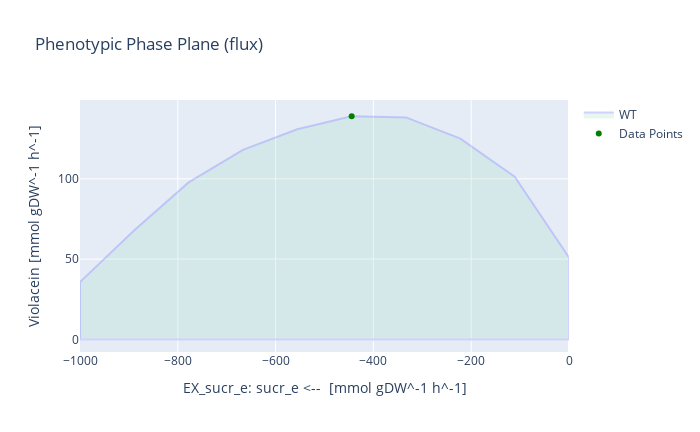

Notebook source saved alongside this figure:
### Code cell
# With sucrose as substrate
medium = model_LB_vio_fad.medium
with model_LB_vio_fad:
    medium['EX_glc__D_e'] = 0
    medium['EX_sucr_e'] = 1000
    model_LB_vio_fad.medium = medium
    model_LB_vio_fad.objective = model_LB_vio_fad.reactions.Growth
    growth_rate = model_LB_vio_fad.optimize().objective_value
    model_LB_vio_fad.objective = model_LB_vio_fad.reactions.Violacein
    violacein_production = model_LB_vio_fad.optimize().objective_value
    violacein_sucr_yield = violacein_production / (-1*model_LB_vio_fad.reactions.EX_sucr_e.flux)
    
    print('Growth rate for V. natriegens [h^-1]:', growth_rate)
    print('Max. violacein production [mmol gDW^-1 h^-1]:', violacein_production)
    print('Theoretical maximum yield [mmol_vio / mmol_sucr]:', violacein_sucr_yield)
    
    model_LB_vio_fad.reactions.EX_sucr_e.bounds = -1000,0
    result = phenotypic_phase_plane(model_LB_vio_fad, 
                                variables=[model_LB_vio_fad.reactions.EX_sucr_e],
                                objective=model_LB_vio_fad.reactions.Violacein,
                                points=10)
    x = result.data_frame.EX_sucr_e[result.data_frame.objective_upper_bound.idxmax()]
    y = result.data_frame.objective_upper_bound[result.data_frame.objective_upper_bound.idxmax()]
    result.plot(plotter, points=[(x,y)], points_colors=["green"])
    print("The optimal sucrose uptake for Violacein flux is:", result.data_frame.EX_sucr_e[result.data_frame.objective_upper_bound.idxmax()])

### Figure 1 — Plotly figure (JSON) as saved in the notebook; plotly's stock layout.template omitted (floating-point values rounded to 4 significant figures)
{"data": [{"fill": "toself", "fillcolor": "#B3E2CD", "hoverinfo": "none", "marker": {"line": {"color": "#B3E2CD"}, "opacity": 0.3}, "mode": "lines", "name": "WT", "opacity": 0.3, "type": "scatter", "x": [-1000, -888.9, -777.8, -666.7, -555.6, -444.4, -333.3, -222.2, -111.1, 0, 0, -111.1, -222.2, -333.3, -444.4, -555.6, -666.7, -777.8, -888.9, -1000, -1000, -1000], "y": [0, -4.157e-13, 6.269e-14, 5.292e-14, 0, -2.274e-13, 8.903e-14, 2.188e-12, -1.137e-13, 4.134e-14, 51.03, 101.3, 125.0, 138.2, 138.9, 130.9, 118.0, 97.76, 67.92, 35.73, 0, 35.73]}, {"marker": {"color": ["green"]}, "mode": "markers", "name": "Data Points", "type": "scatter", "x": [-444.4], "y": [138.9]}], "layout": {"height": 432, "title": {"text": "Phenotypic Phase Plane (flux)"}, "width": 700, "xaxis": {"autorange": true, "range": [-1000, 0], "title": {"text": "EX_sucr_e: sucr_e <--  [mmol gDW^-1 h^-1]"}, "type": "linear"}, "yaxis": {"autorange": true, "range": [-7.845, 149.1], "title": {"text": "Violacein [mmol gDW^-1 h^-1]"}, "type": "linear"}}}
